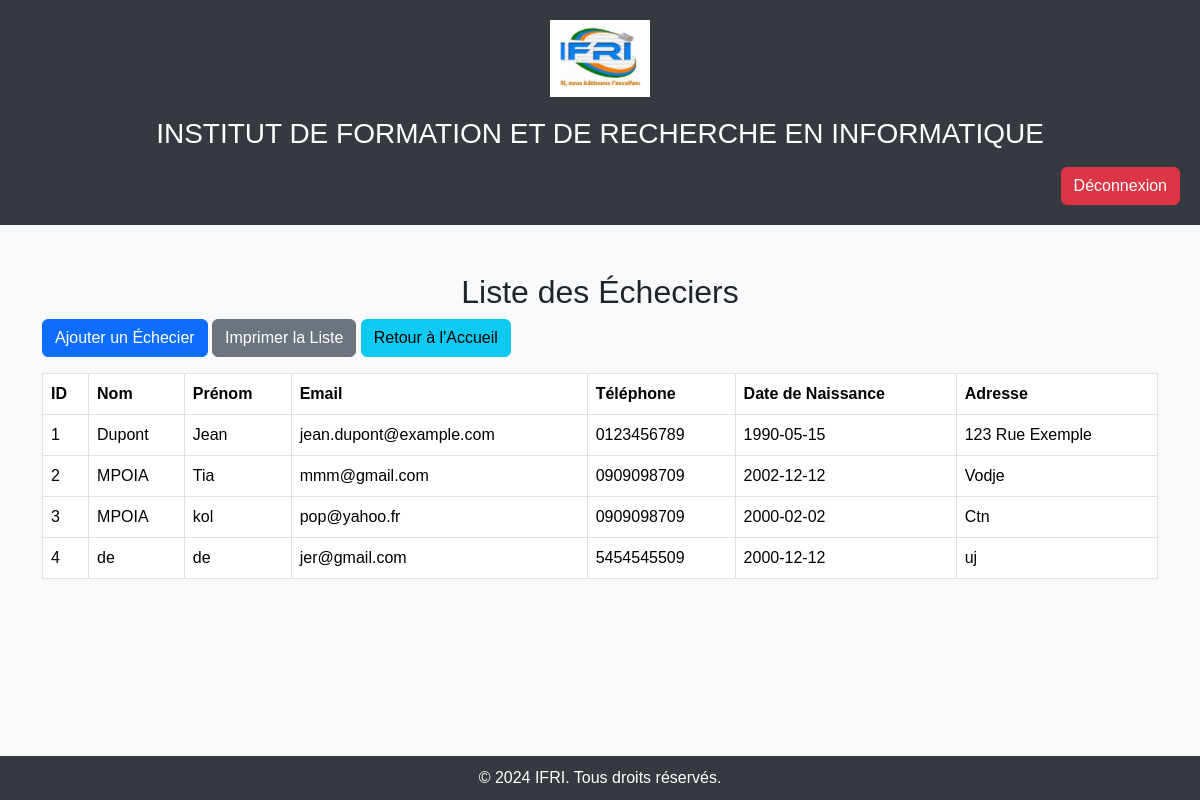
The app's page /clubE/index.php (signed in) with its own data.
### tables this page shows
CREATE TABLE `echeciers` (
  `id` int(11) NOT NULL,
  `nom` varchar(255) NOT NULL,
  `prenom` varchar(255) NOT NULL,
  `date_naissance` date NOT NULL,
  `telephone` varchar(15) NOT NULL,
  `adresse` text NOT NULL,
  `email` varchar(255) NOT NULL,
  `profession` varchar(255) NOT NULL,
  `interet` varchar(255) DEFAULT NULL,
  `niveau` varchar(255) NOT NULL,
  `motivations` text NOT NULL
);

### clubE/index.php (the view, shortened to what this page needs)
<?php
include '../db.php';
$sql = "SELECT id, nom, prenom, email, telephone, date_naissance, adresse FROM echeciers";
$stmt = $pdo->prepare($sql);
$stmt->execute();
$echeciers = $stmt->fetchAll(PDO::FETCH_ASSOC);
?>
<!DOCTYPE html>
<html lang="fr">
<head>
    <link href="../assets/css/bootstrap.min.css" rel="stylesheet">
    <link rel="stylesheet" href="../assets/css/style.css">
</head>
<body>
    <header class="header text-center">
        <img src="../assets/img/logo.PNG" alt="Logo IFRI" style="max-width: 100px;">
        <h3>Institut de formation et de recherche en Informatique</h3>
        <div class="text-end mt-3">
            <a href="../logout.php" class="btn btn-danger">Déconnexion</a>
        </div>
    </header>
    <div class="container mt-5">
        <h2 class="text-center">Liste des Écheciers</h2>
        <div class="mb-3">
            <a href="from.php" class="btn btn-primary">Ajouter un Échecier</a>
            <button class="btn btn-secondary" onclick="window.print();">Imprimer la Liste</button>
            <a href="../acceuil.php" class="btn btn-info">Retour à l'Accueil</a>
        </div>
        <table class="table table-bordered">
            <thead>
                <tr>
                    <th>ID</th>
                    <th>Nom</th>
                    <th>Prénom</th>
                    <th>Email</th>
                    <th>Téléphone</th>
                    <th>Date de Naissance</th>
                    <th>Adresse</th>
                </tr>
            </thead>
            <tbody>
                <?php foreach ($echeciers as $echecier): ?>
                    <tr>
                        <td><?php echo htmlspecialchars($echecier['id']); ?></td>
                        <td><?php echo htmlspecialchars($echecier['nom']); ?></td>
                        <td><?php echo htmlspecialchars($echecier['prenom']); ?></td>
                        <td><?php echo htmlspecialchars($echecier['email']); ?></td>
                        <td><?php echo htmlspecialchars($echecier['telephone']); ?></td>
                        <td><?php echo htmlspecialchars($echecier['date_naissance']); ?></td>
                        <td><?php echo htmlspecialchars($echecier['adresse']); ?></td>
                    </tr>
                <?php endforeach; ?>
            </tbody>
        </table>
    </div>
    <footer class="footer mt-5">
        <div class="container">
            <p class="text-center mb-0">&copy; 2024 IFRI. Tous droits réservés.</p>
        </div>
    </footer>
</body>
</html>

### assets/css/style.css (style rules this page uses)
body { font-family: Arial, sans-serif; background-color: #f8f9fa; }
header img { text-align: left; margin-left: 0; }
header { background-color: #343a40; color: white; padding: 20px; }
h3 { text-align: center; margin-top: 20px; text-transform: uppercase; }
footer { background-color: #343a40; color: white; position: fixed; bottom: 0; width: 100%; text-align: center; padding: 10px 0; }

### records on screen
echeciers: id "1", nom "Dupont", prenom "Jean", email "jean.dupont@example.com", telephone "0123456789", date_naissance "1990-05-15", adresse "123 Rue Exemple"
echeciers: id "2", nom "MPOIA", prenom "Tia", email "mmm@gmail.com", telephone "0909098709", date_naissance "2002-12-12", adresse "Vodje"
echeciers: id "3", nom "MPOIA", prenom "kol", email "pop@yahoo.fr", telephone "0909098709", date_naissance "2000-02-02", adresse "Ctn"
echeciers: id "4", nom "de", prenom "de", email "jer@gmail.com", telephone "5454545509", date_naissance "2000-12-12", adresse "uj"
